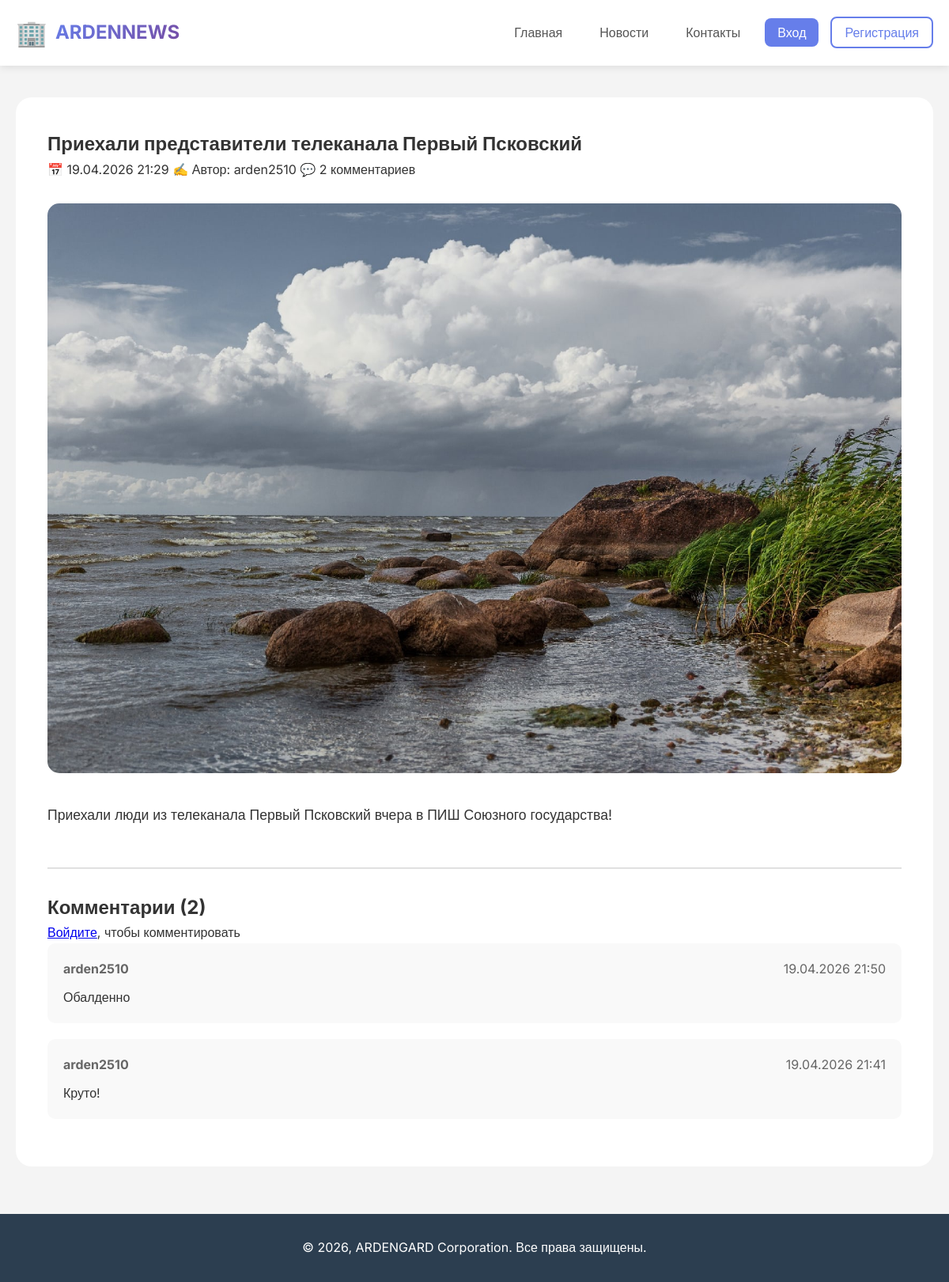
Screenshot of /news/2/ with the database file from the repository.
### news/models.py (models this page shows, shortened)
class News(models.Model):
    title = models.CharField('Заголовок', max_length=200)
    content = models.TextField('Содержание')
    author = models.ForeignKey(User, on_delete=models.CASCADE, verbose_name='Автор', related_name='news')
    pub_date = models.DateTimeField('Дата публикации', default=timezone.now)
    image = models.ImageField('Изображение', upload_to='news_images/', blank=True, null=True)
    created_at = models.DateTimeField('Создано', auto_now_add=True)
    updated_at = models.DateTimeField('Обновлено', auto_now=True)
    class Meta:
        verbose_name = 'Новость'
        verbose_name_plural = 'Новости'
        ordering = ['-pub_date']

class Comment(models.Model):
    news = models.ForeignKey(News, on_delete=models.CASCADE, verbose_name='Новость', related_name='comments')
    author = models.ForeignKey(User, on_delete=models.CASCADE, verbose_name='Автор', related_name='comments')
    text = models.TextField('Текст комментария')
    created_date = models.DateTimeField('Дата создания', default=timezone.now)
    is_active = models.BooleanField('Активен', default=True)
    class Meta:
        verbose_name = 'Комментарий'
        verbose_name_plural = 'Комментарии'
        ordering = ['-created_date']

### news/views.py (the view)
# urls.py: path('<int:pk>/', views.news_detail, name='news_detail'),
def news_detail(request, pk):
    news_item = get_object_or_404(News, pk=pk)
    comments = news_item.comments.filter(is_active=True)
    if request.method == 'POST' and request.user.is_authenticated:
        form = CommentForm(request.POST)
        if form.is_valid():
            comment = form.save(commit=False)
            comment.news = news_item
            comment.author = request.user
            comment.save()
            messages.success(request, 'Комментарий добавлен!')
            return redirect('news:news_detail', pk=news_item.pk)
    else:
        form = CommentForm()
    return render(request, 'news_detail.html', {
        'news': news_item,
        'comments': comments,
        'form': form
    })

### templates/news_detail.html (shortened to what this page needs)
{% extends 'base.html' %}
{% block content %}
<div class="news-detail">
    <article class="news-article">
        <h1>{{ news.title }}</h1>
        <div class="article-meta">
            <span>📅 {{ news.pub_date|date:"d.m.Y H:i" }}</span>
            <span>✍️ Автор: {{ news.author.username }}</span>
            <span>💬 {{ comments.count }} комментариев</span>
        </div>
        {% if news.image %}
            <div class="article-image">
                <img src="{{ news.image.url }}" alt="{{ news.title }}">
            </div>
        {% endif %}
        <div class="article-content">
            {{ news.content|linebreaks }}
        </div>
    </article>
    <div class="comments-section">
        <h2>Комментарии ({{ comments.count }})</h2>
        {% if user.is_authenticated %}
            <div class="add-comment">
                <h3>Добавить комментарий</h3>
                <form method="post">
                    {% csrf_token %}
                    {{ form.as_p }}
                    <button type="submit" class="btn-submit">Отправить</button>
                </form>
            </div>
        {% else %}
            <p><a href="{% url 'users:login' %}">Войдите</a>, чтобы комментировать</p>
        {% endif %}
        <div class="comments-list">
            {% for comment in comments %}
                <div class="comment">
                    <div class="comment-header">
                        <strong>{{ comment.author.username }}</strong>
                        <span>{{ comment.created_date|date:"d.m.Y H:i" }}</span>
                    </div>
                    <p>{{ comment.text|linebreaks }}</p>
                </div>
            {% empty %}
                <p>Пока нет комментариев.</p>
            {% endfor %}
        </div>
    </div>
</div>
{% endblock %}

### static/css/style.css (style rules this page uses)
* { margin: 0; padding: 0; box-sizing: border-box; }
body { font-family: 'Inter', sans-serif; line-height: 1.6; color: #333; background: #f4f4f4; }
.news-list-page, .news-detail, .contacts-page, .profile-page, .form-page { background: white; border-radius: 20px; padding: 40px; margin: 40px 0; }
.article-image { margin: 30px 0; text-align: center; }
.article-image img { max-width: 100%; border-radius: 15px; }
.article-content { font-size: 1.1rem; line-height: 1.8; margin: 30px 0; }
.comments-section { margin-top: 50px; padding-top: 30px; border-top: 2px solid #e0e0e0; }
.comment { background: #f9f9f9; padding: 20px; border-radius: 10px; margin-bottom: 20px; }
.comment-header { display: flex; justify-content: space-between; margin-bottom: 10px; color: #666; }

### rows the page displays
News: title "Приехали представители телеканала Первый Псковский", pub_date "19.04.2026 21:29", author.username "arden2510", image (picture), content "Приехали люди из телеканала Первый Псковский вчера в ПИШ Союзного государства!"
Comment: author.username "arden2510", created_date "19.04.2026 21:50", text "Обалденно"
Comment: author.username "arden2510", created_date "19.04.2026 21:41", text "Круто!"

### other values shown
{{ comments.count }} "2"
